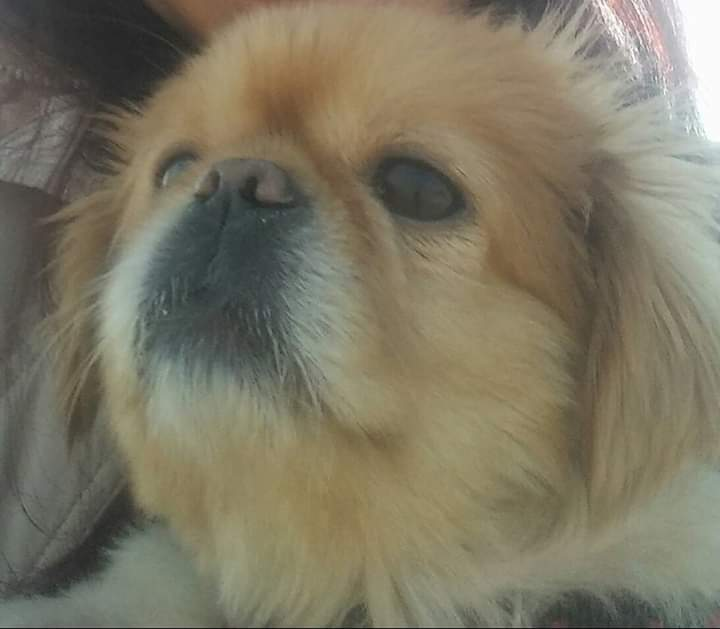
#> input picture gorevler/gorev8/ornek.jpg, 720 x 629 px, found by its file name
$ python edgeDetection.py
#> lines starting #> are read from the running program, lines starting #| are printed output that depends on the picture
import cv2
import matplotlib.pyplot as plt

# Görseli yükle
image = cv2.imread("C:/Users/Asus/Desktop/KURSLARIM/BTK/Git_GitHub/ai_lab/gorevler/gorev8/ornek.jpg")
#> image is the input picture: shape (629, 720, 3); mean B, G, R 99.4, 119, 124.7

# Gri tonlamaya çevir
gray = cv2.cvtColor(image, cv2.COLOR_BGR2GRAY)
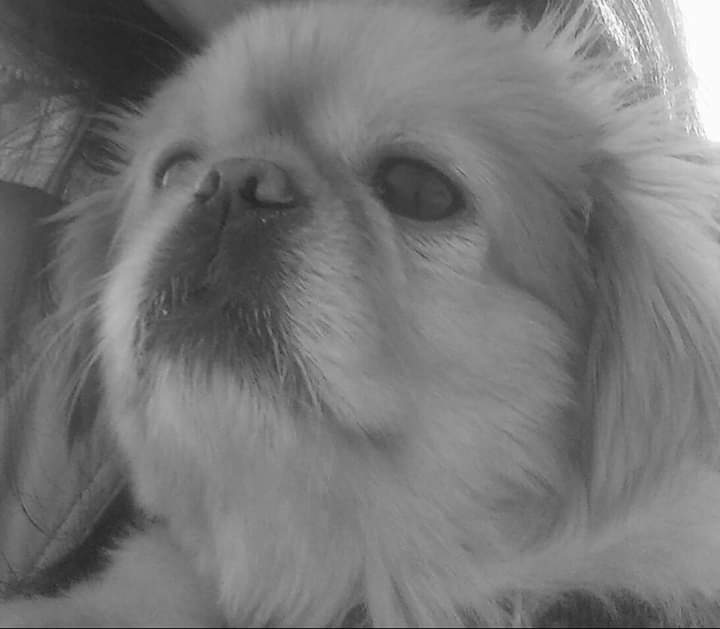
#> gray: shape (629, 720); min 8, max 255, mean 118.4

# Canny kenar algılama
edges = cv2.Canny(gray, threshold1=100, threshold2=200)
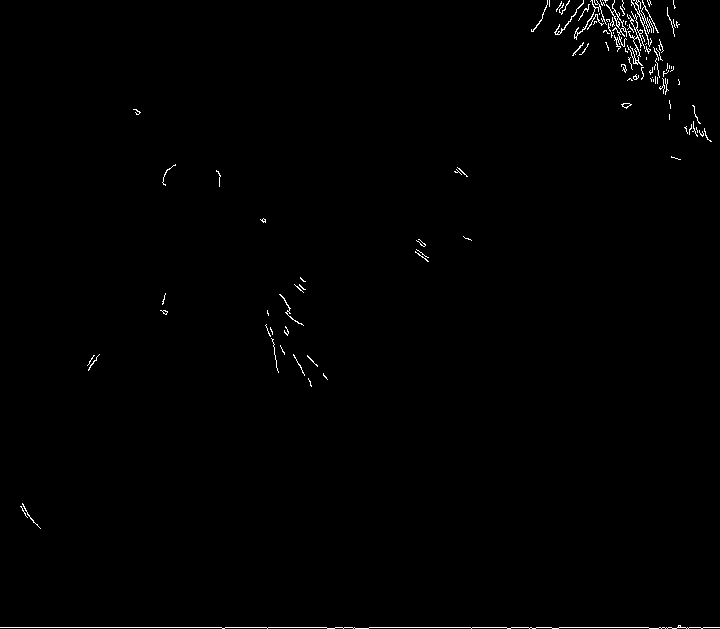
#> edges: shape (629, 720); 0.67% white in thin lines or dots

# Sonucu görselleştir
plt.imshow(edges, cmap='gray')
plt.title("Edge Detection (Canny)")
plt.axis("off")
plt.show()
